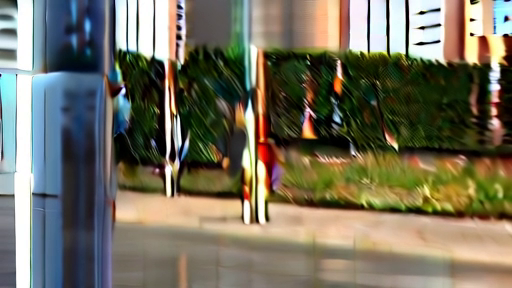
#> input picture frame 12 of code/v4.2/analysis/generation_failure_20260917/P01_t2v_base_only.mp4, 512 x 288 px, given in place of step0032_source0000042_seed42.mp4, which was not available
$ python training_video_history.py
#> lines starting #> are read from the running program, lines starting #| are printed output that depends on the picture
"""Render already saved training samples at the same case and generation seed."""
from pathlib import Path
import cv2
from PIL import Image, ImageDraw
from review_existing import ROOT, OUT, RUNS

indices = [0, 16, 32, 48, 64, 80]
width, height, label = 300, 173, 24
for step in [32, 64, 128, 224]:
    canvas = Image.new('RGB', (width*len(indices), (height+label)*len(RUNS)), '#151922')
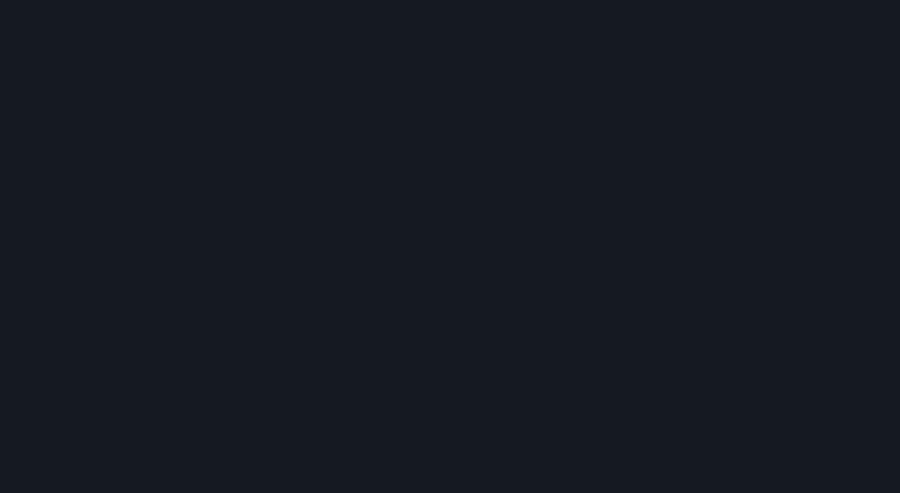
#> canvas: PIL image 1800x985 RGB (shown at 1/2 size); mean R, G, B 21, 25, 34
    draw = ImageDraw.Draw(canvas)
    for row, (name, (_, video_root)) in enumerate(RUNS.items()):
        parent = ROOT/video_root
        parent = parent.parent if name == 'Q66443' else parent.parent.parent
        path = parent/f'step{step:04d}_source0000042_seed42.mp4'
        cap = cv2.VideoCapture(str(path))
        for frame_index in range(81):
            ok, frame = cap.read()
            if not ok:
                break
            if frame_index in indices:
                col = indices.index(frame_index)
                x, y = col*width, row*(height+label)
                draw.text((x+4, y+5), f'{name} step{step} source42 | f{frame_index}', fill='white')
                rgb = Image.fromarray(cv2.cvtColor(frame, cv2.COLOR_BGR2RGB))
                canvas.paste(rgb.resize((width, height), Image.Resampling.LANCZOS), (x, y+label))
        cap.release()
    canvas.save(OUT/f'training_source42_step{step:04d}.jpg', quality=93)
print('Rendered existing source42/seed42 histories at steps 32, 64, 128, 224.')

$ run again, starting later in the video
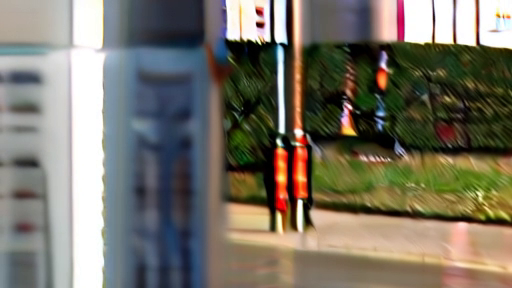
#> input picture frame 54 of code/v4.2/analysis/generation_failure_20260917/P01_t2v_base_only.mp4, 512 x 288 px, given in place of step0032_source0000042_seed42.mp4, which was not available

$ run again, starting later in the video
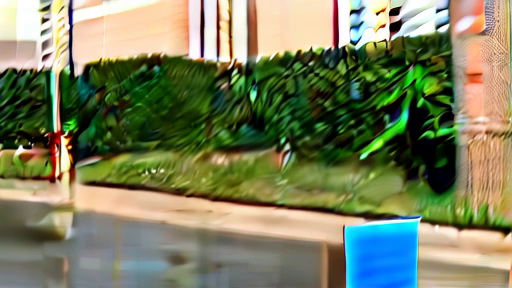
#> input picture frame 96 of code/v4.2/analysis/generation_failure_20260917/P01_t2v_base_only.mp4, 512 x 288 px, given in place of step0032_source0000042_seed42.mp4, which was not available
#> the loop `for frame_index in range(81):` made 26 passes
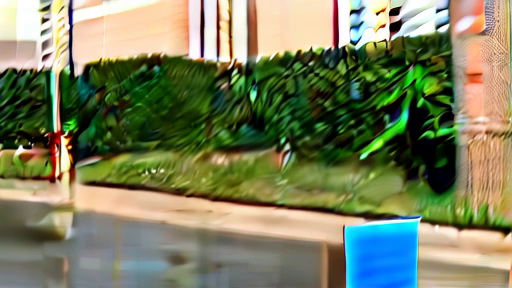
#> input picture frame 96 of code/v4.2/analysis/generation_failure_20260917/P01_t2v_base_only.mp4, 512 x 288 px, given in place of step0032_source0000042_seed42.mp4, which was not available
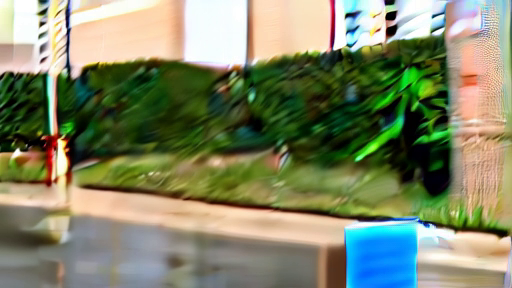
#> input picture frame 97 of code/v4.2/analysis/generation_failure_20260917/P01_t2v_base_only.mp4, 512 x 288 px, given in place of step0032_source0000042_seed42.mp4, which was not available
#> `canvas.save(OUT/f'training_source42_step{step:04d}.jpg', quality=93)`:
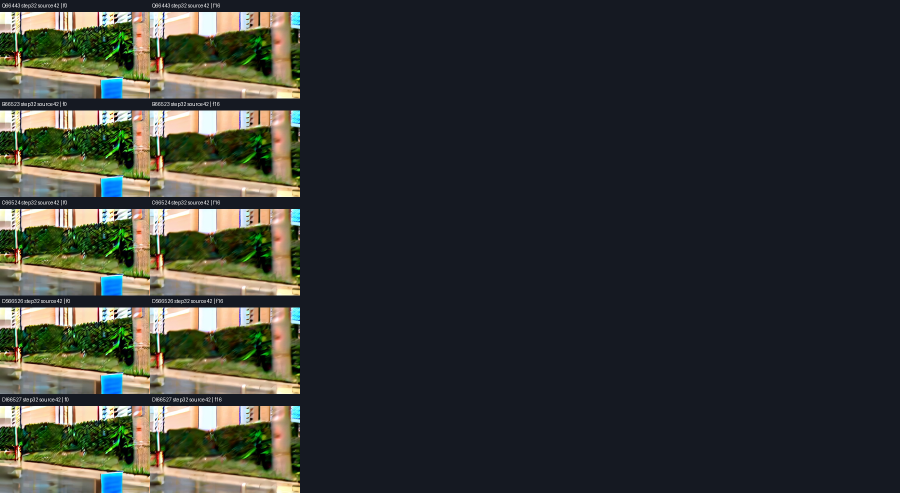
#> saved as training_source42_step0032.jpg: PIL image 1800x985 RGB (shown at 1/2 size); mean R, G, B 52.7, 55.4, 52.1
